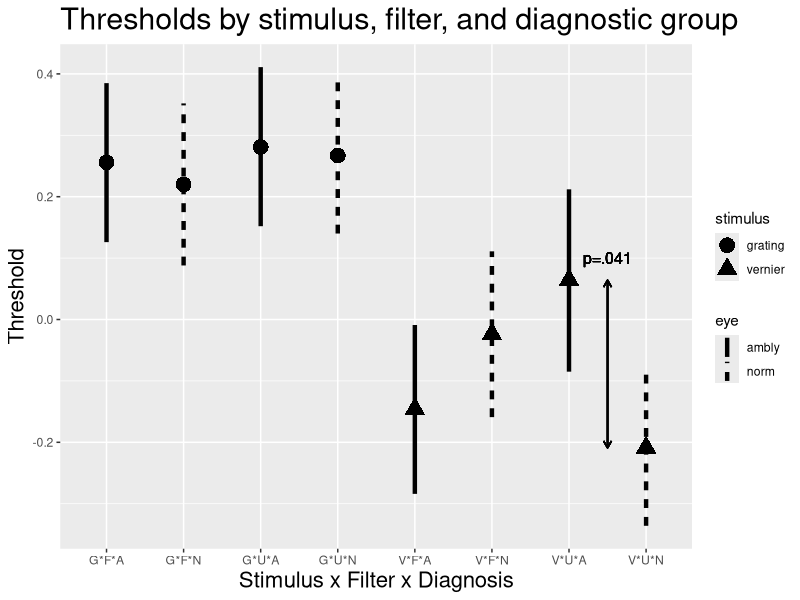

This figure's R source:
# Plots Figure 5 for weinstein manuscript to IOVS

fig5.df = read.csv("weinstein-neutral-density-three-way-2014-09-09.csv", header = TRUE)

library( ggplot2 )
library( grid ) # for arrow function

p = ggplot( data=fig5.df, mapping=aes( effect, threshold, stimulus, eye ) )

# See http://sape.inf.usi.ch/quick-reference/ggplot2/geom_linerange
p +  
  geom_linerange( data=fig5.df, mapping = aes( x=effect, ymin=ci.lower, ymax=ci.upper, linetype=eye ), size=1.5) +
  geom_point(mapping=aes( shape=stimulus ), size=5 ) +
  geom_text( aes( x=7.5, y=0.1, label="p=.041"), size=4 ) +
  geom_segment( data=fig5.df, aes( x=7.5, y=(threshold[7]+threshold[8])/2, xend=7.5, yend=threshold[7]), width=0.2, 
                arrow = arrow( length=unit(0.2,"cm")), show_guide=F ) +
  geom_segment(data = fig5.df, aes( x=7.5, y=(threshold[7]+threshold[8])/2, xend=7.5, yend=threshold[8], width=0.2 ),
               arrow=arrow(length=unit(0.2,"cm")), show_guide=F ) +
  xlab("Stimulus x Filter x Diagnosis") +
  ylab("Threshold") +
  ggtitle("Thresholds by stimulus, filter, and diagnostic group") +
  theme(plot.title=element_text(size=22)) +
  theme(axis.title.x=element_text(size=16) ) +
  theme(axis.title.y=element_text(size=16) )
